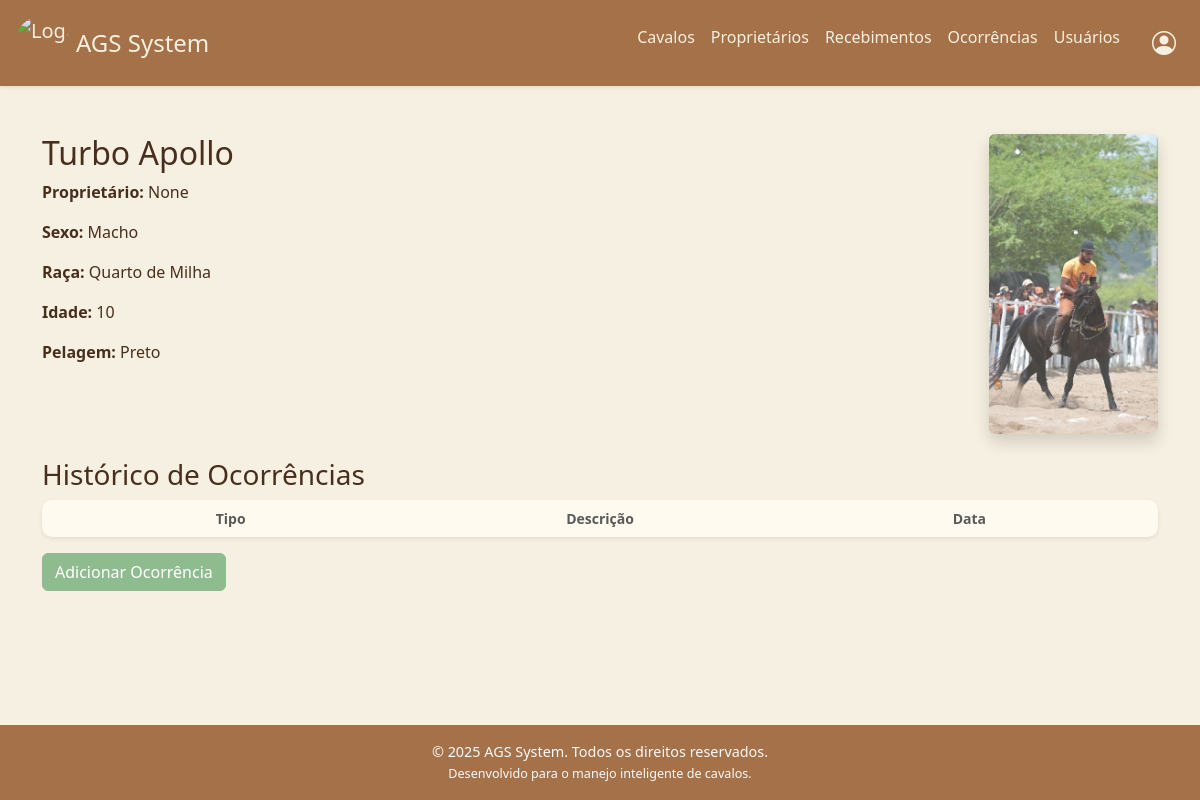
/cavalo/1, run on an earlier commit of the app's database.
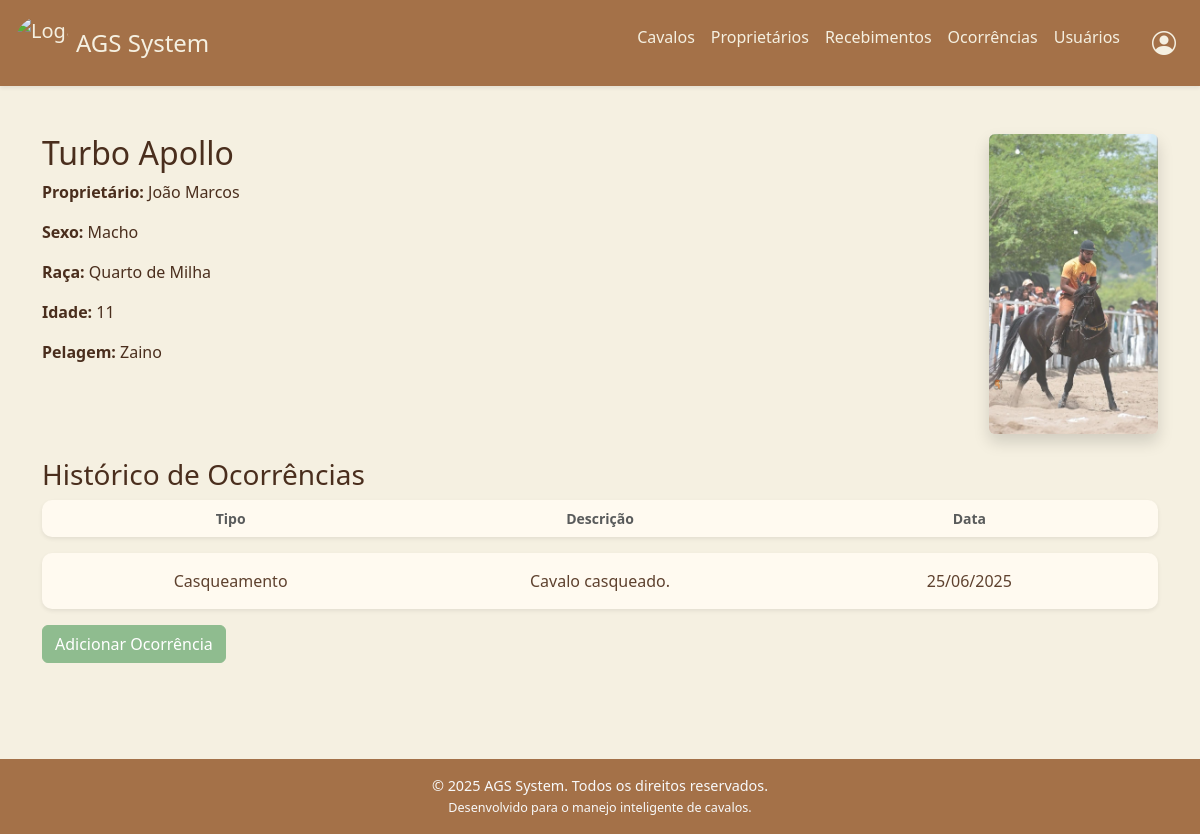
And on a later commit of the database.
### tables this page shows
CREATE TABLE cavalos (
            id INTEGER PRIMARY KEY AUTOINCREMENT,
            nome TEXT NOT NULL,
            sexo_id INTEGER,
            raca_id INTEGER,
            idade INTEGER,
            pelagem_id INTEGER,
            proprietario_id INTEGER,
            imagem TEXT,
            FOREIGN KEY (sexo_id) REFERENCES sexo(id),
            FOREIGN KEY (raca_id) REFERENCES raca(id),
            FOREIGN KEY (pelagem_id) REFERENCES pelagem(id),
            FOREIGN KEY (proprietario_id) REFERENCES proprietario(id)
        );

CREATE TABLE pelagem (
            id INTEGER PRIMARY KEY AUTOINCREMENT,
            pelagem TEXT NOT NULL
        );

CREATE TABLE proprietario (
            id INTEGER PRIMARY KEY AUTOINCREMENT,
            nome TEXT NOT NULL,
            telefone TEXT
        );

CREATE TABLE ocorrencias (
            id INTEGER PRIMARY KEY AUTOINCREMENT,
            cavalo_id INTEGER NOT NULL,
            tipo TEXT NOT NULL,
            descricao TEXT,
            data TEXT DEFAULT CURRENT_TIMESTAMP,
            proprietario_id INTEGER,
            FOREIGN KEY (cavalo_id) REFERENCES cavalos(id)
            FOREIGN KEY (proprietario_id) REFERENCES proprietario(id)
        );

### app.py (the view)
@app.route('/cavalo/<int:id>')
def detalhesCavalo(id):
    conn = conexao()
    cavalo = conn.execute('''
        SELECT c.*, s.sexo, r.raca, p.pelagem, pr.nome AS nome_proprietario
        FROM cavalos c
        LEFT JOIN sexo s ON c.sexo_id = s.id
        LEFT JOIN raca r ON c.raca_id = r.id
        LEFT JOIN pelagem p ON c.pelagem_id = p.id
        LEFT JOIN proprietario pr ON c.proprietario_id = pr.id
        WHERE c.id = ?
    ''', (id,)).fetchone()
    ocorrencias = conn.execute('''
        SELECT ocorrencias.*,
        cavalos.nome AS nome_cavalo,
        proprietario.nome AS nome_proprietario
        FROM ocorrencias
        JOIN cavalos ON ocorrencias.cavalo_id = cavalos.id
        JOIN proprietario ON ocorrencias.proprietario_id = proprietario.id
        WHERE ocorrencias.cavalo_id = ?
        ORDER BY ocorrencias.data DESC
    ''', (id,)).fetchall()
    conn.close()
    formatted_ocorrencias_data = []
    for ocorrencia in ocorrencias:
        ocorrencia_dict = dict(ocorrencia)
        ocorrencia_dict['data'] = datetime.strptime(ocorrencia_dict['data'], '%Y-%m-%d').strftime('%d/%m/%Y')
        formatted_ocorrencias_data.append(ocorrencia_dict)
    return render_template('detalhes_cavalos.html', cavalo=cavalo, ocorrencias=formatted_ocorrencias_data)

### app.py (called while the page is built)
@app.context_processor
def inject_now():
    return {'now': datetime.now()}

### database.py (called while the page is built)
def conexao():
    conn = sqlite3.connect(db_path)
    conn.row_factory = sqlite3.Row
    return conn

### templates/detalhes_cavalos.html
{% extends 'base.html' %} {% block content %}
<div class="row">
  <div class="col-md-8">
    <h2>{{ cavalo.nome }}</h2>
    <p><strong>Proprietário:</strong> {{ cavalo.nome_proprietario }}</p>
    <p><strong>Sexo:</strong> {{ cavalo.sexo }}</p>
    <p><strong>Raça:</strong> {{ cavalo.raca }}</p>
    <p><strong>Idade:</strong> {{ cavalo.idade }}</p>
    <p><strong>Pelagem:</strong> {{ cavalo.pelagem }}</p>
  </div>
  <div class="col-md-4 text-end">
    <img
      src="{{ url_for('static', filename='uploads/' + cavalo['imagem']) }}"
      class="img-fluid rounded shadow"
      style="max-height: 300px"
      alt="Foto do Cavalo"
    />
  </div>
</div>
<h3 class="mt-4">Histórico de Ocorrências</h3>
<div class="d-flex flex-column gap-3">
  <div class="card px-3 py-2 shadow-sm">
    <div class="row align-items-center">
      <div class="col-md-4 fw-bold text-muted small text-center">Tipo</div>
      <div class="col-md-4 fw-bold text-muted small text-center">Descrição</div>
      <div class="col-md-4 fw-bold text-muted small text-center">Data</div>
    </div>
  </div>
  {% for o in ocorrencias %}
  <div class="card p-3 shadow-sm">
    <div class="row align-items-center">
      <div class="col-md-4 text-center">{{ o['tipo'] }}</div>
      <div class="col-md-4 text-center">{{ o['descricao'] }}</div>
      <div class="col-md-4 text-center">{{ o['data'] }}</div>
    </div>
  </div>
  {% endfor %}
</div>
<a
  href="{{ url_for('novaOcorrencia', id=cavalo.id) }}"
  class="btn btn-success mt-3"
  >Adicionar Ocorrência</a
>
{% endblock %}

What changed in the data, as far as the page shows it:
no longer on this page (row unchanged): pelagem: pelagem "Preto"
changed cavalos "Turbo Apollo": idade "10" → "11"
added proprietario: nome_proprietario "João Marcos"
now on this page (row unchanged): pelagem: pelagem "Zaino"
now on this page (row edited): ocorrencias: tipo "Casqueamento", descricao "Cavalo casqueado.", data "25/06/2025"
Also different on the page:
{{ cavalo.nome_proprietario }}: "None" → (not shown)
